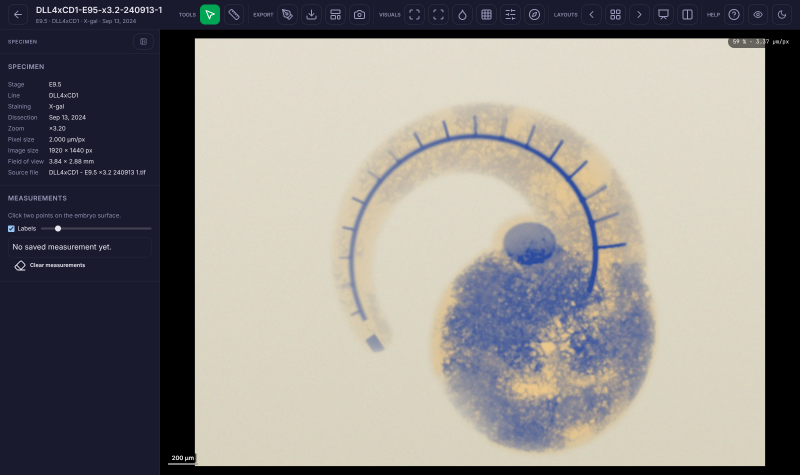
#> input picture DOCS/documentation/img-en/ch12/2d-avant.png, 1600 x 950 px, found by its file name (shown at 1/2 size)
$ python make_avant_apres.py
#> lines starting #> are read from the running program, lines starting #| are printed output that depends on the picture
import os
from PIL import Image
lang=os.environ.get('UI_LANG','fr')
d='/home/user/lumen3D/DOCS/documentation/'+os.environ.get('IMG_DIR','img-en/ch12' if lang=='en' else 'img/ch12')
a=Image.open(d+'/2d-avant.png').convert('RGB').crop((420,124,1500,934))
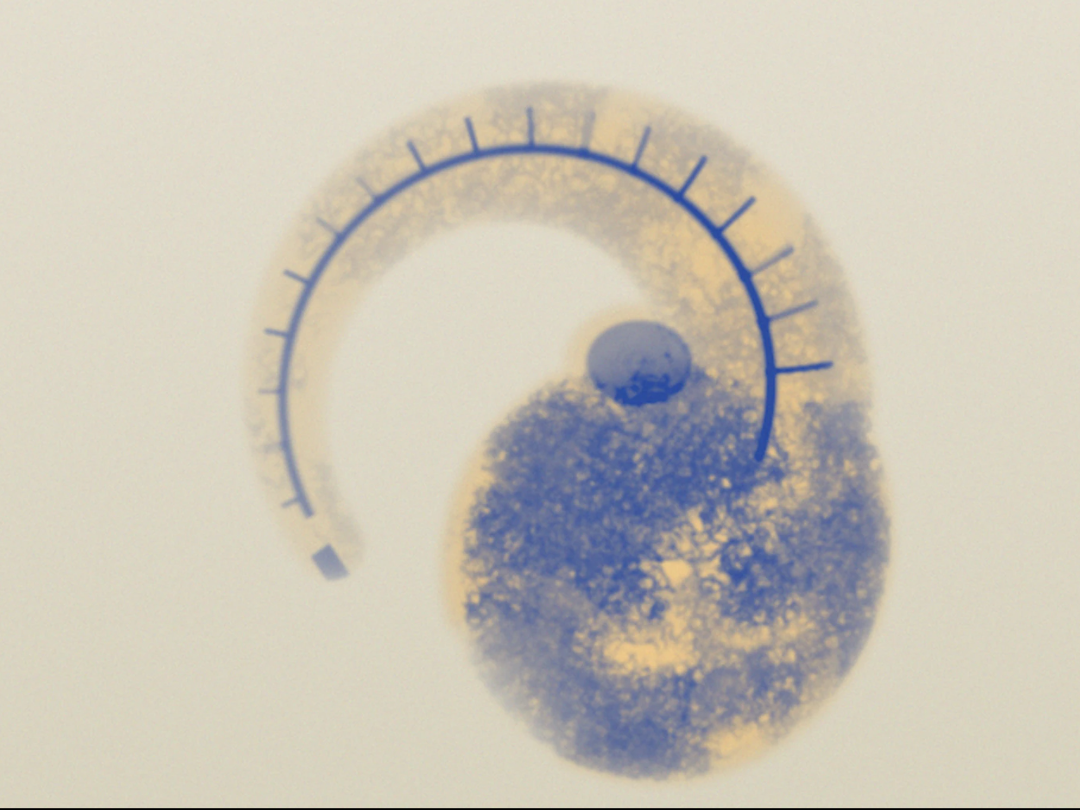
#> a: PIL image 1080x810 RGB; mean R, G, B 202, 196.6, 184.3
b=Image.open(d+'/2d-isolation.png').convert('RGB').crop((420,124,1500,934))
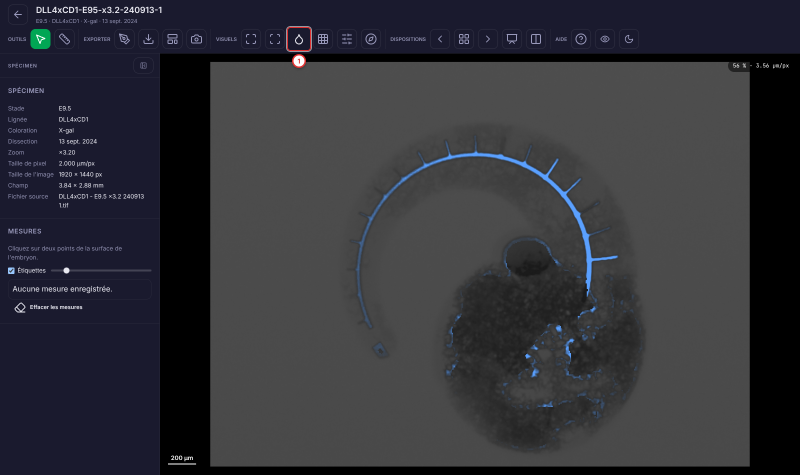
#> input picture DOCS/documentation/img/ch12/2d-isolation.png, 1600 x 950 px, found by its file name (shown at 1/2 size)
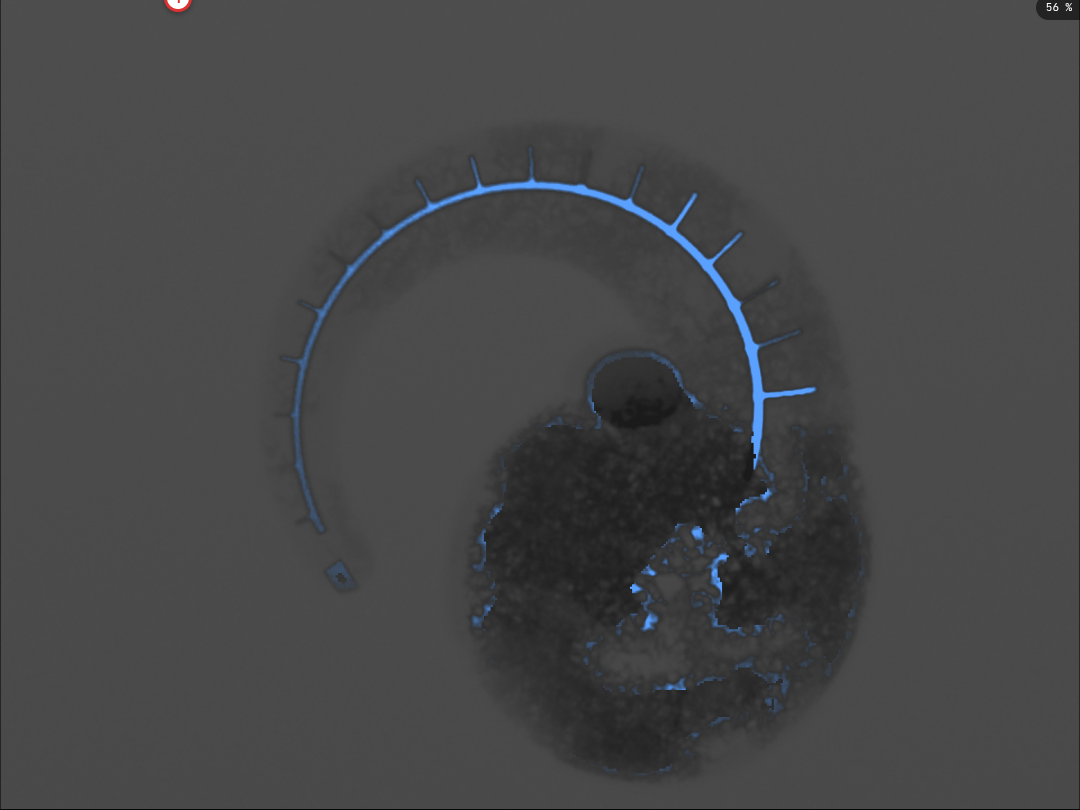
#> b: PIL image 1080x810 RGB; mean R, G, B 70.1, 70.8, 71.7
W=790;H=int(810*W/1080)
a=a.resize((W,H),Image.LANCZOS);b=b.resize((W,H),Image.LANCZOS)
out=Image.new('RGB',(W*2+20,H),(255,255,255)); out.paste(a,(0,0)); out.paste(b,(W+20,0)); out.save(d+'/2d-avant-apres.png')
#> after `out = Image.new('RGB', (W * 2 + 20, H), (255, 255, 255))`: out: PIL image 1600x592 RGB; every value is 255
#> after `out.paste(a, (0, 0))`:
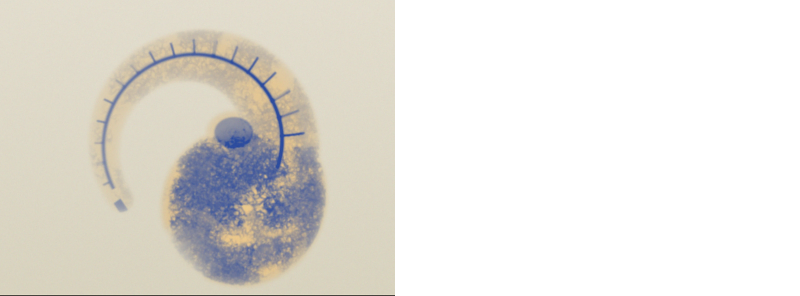
#> out: PIL image 1600x592 RGB (shown at 1/2 size); mean R, G, B 228.8, 226.2, 220.1
#> after `out.paste(b, (W + 20, 0))`:
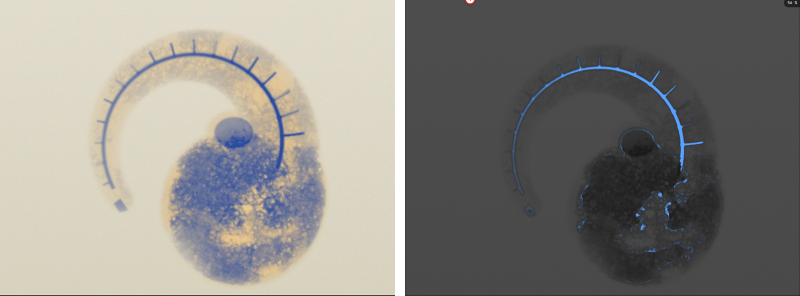
#> out: PIL image 1600x592 RGB (shown at 1/2 size); mean R, G, B 137.6, 135.2, 129.6
